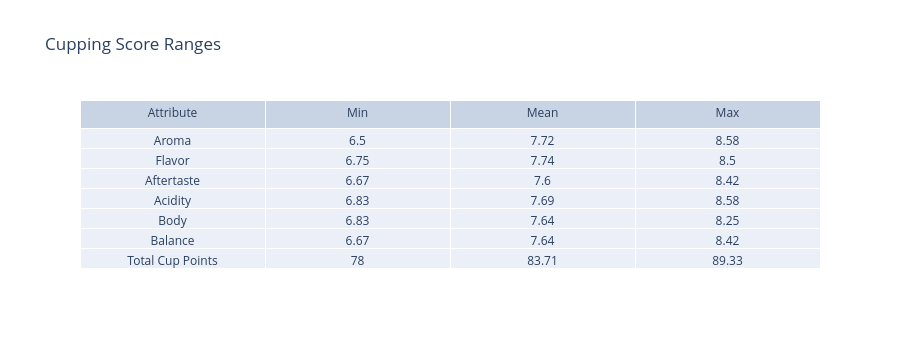

Notebook source saved alongside this figure:
### Markdown cell above
## 1. What is Cupping?

Cupping is the standardized method for scoring coffee quality. Each coffee is rated on six
sensory attributes (roughly 6.5–8.5 scale each):

| Attribute | What it measures |
|---|---|
| **Aroma** | How the coffee smells (dry and wet) |
| **Flavor** | Taste on the palate |
| **Aftertaste** | What lingers after swallowing |
| **Acidity** | Brightness and liveliness (high = desirable, not sour) |
| **Body** | Weight and mouthfeel |
| **Balance** | How well all attributes work together |

Three additional scores (uniformity, clean cup, sweetness) are nearly always perfect 10s
in this dataset, so they don't differentiate coffees.

**Total Cup Points** is the sum of all attributes. In this dataset it ranges from 78 to 89.

### Code cell
# Score ranges for each attribute
stats = df[cupping_attrs + ["total_cup_points"]].describe().T[["min", "mean", "max"]]
stats.columns = ["Min", "Mean", "Max"]
stats = stats.round(2)

fig = go.Figure(data=go.Table(
    header=dict(values=["Attribute"] + list(stats.columns)),
    cells=dict(values=[
        [c.replace("_", " ").title() for c in stats.index],
        stats["Min"], stats["Mean"], stats["Max"]
    ]),
))
fig.update_layout(title="Cupping Score Ranges", height=350)
fig.show()

### Figure 1 — Plotly figure (JSON) as saved in the notebook; plotly's stock layout.template omitted (floating-point values rounded to 4 significant figures)
{"data": [{"cells": {"values": [["Aroma", "Flavor", "Aftertaste", "Acidity", "Body", "Balance", "Total Cup Points"], [6.5, 6.75, 6.67, 6.83, 6.83, 6.67, 78], [7.72, 7.74, 7.6, 7.69, 7.64, 7.64, 83.71], [8.58, 8.5, 8.42, 8.58, 8.25, 8.42, 89.33]]}, "header": {"values": ["Attribute", "Min", "Mean", "Max"]}, "type": "table"}], "layout": {"height": 350, "title": {"text": "Cupping Score Ranges"}}}
